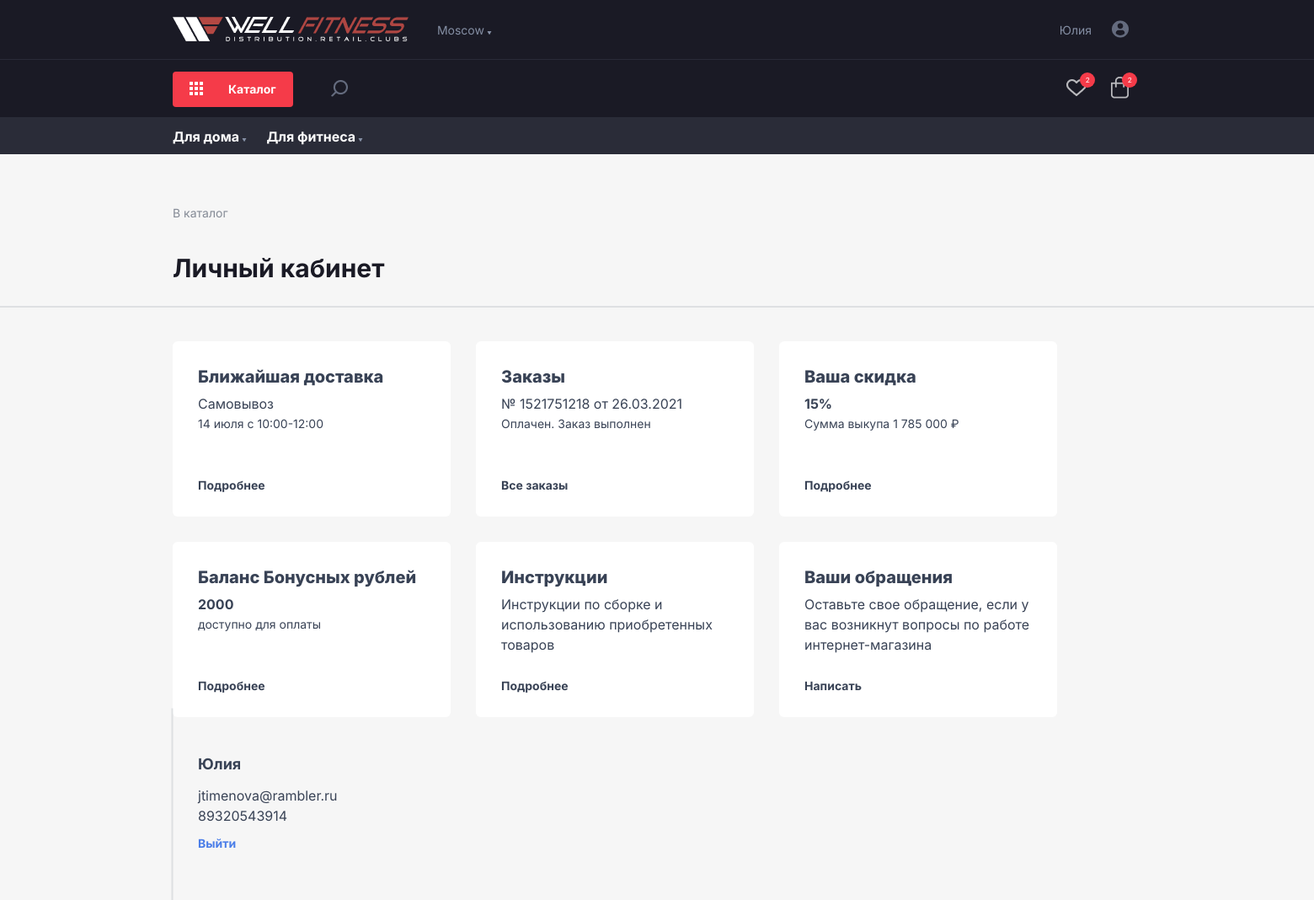
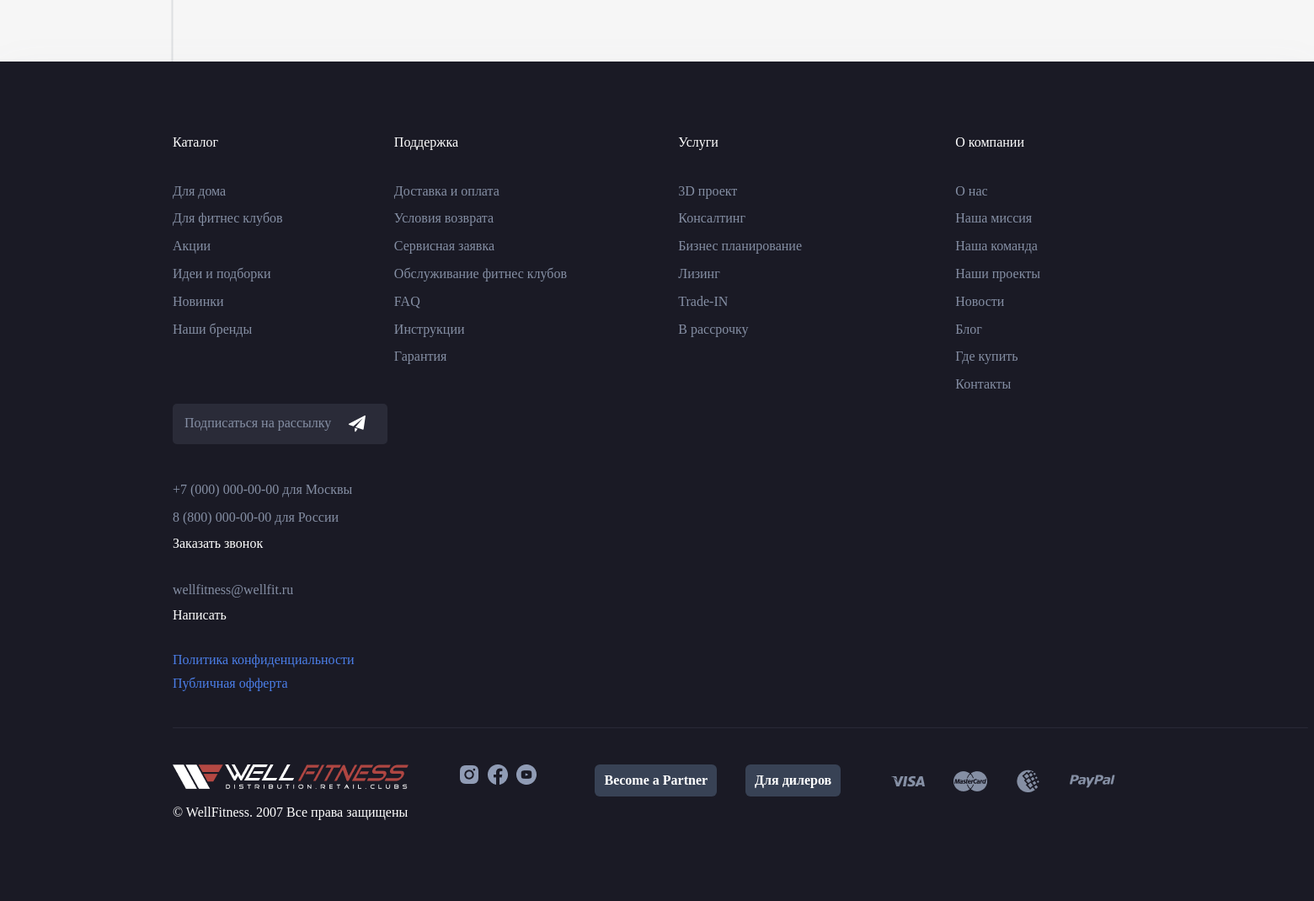
Page /lk.php (signed in) on the committed database (2 pictures, top to bottom).
### tables this page shows
CREATE TABLE `user` (
  `id` int(11) NOT NULL,
  `name` varchar(50) NOT NULL,
  `email` varchar(100) NOT NULL,
  `phone` varchar(20) NOT NULL,
  `password` varchar(50) NOT NULL,
  `rights` varchar(255) NOT NULL
);

### include/about.php (the view, shortened to what this page needs)
<?php
require_once ("db_connect.php");
if (isset ($_SESSION['user'])) {
    $user_id = $_SESSION['user']['id'];
    $sql = "SELECT * FROM `user` WHERE `id`='$user_id'";
    $res = $mysqli->query($sql);
    if ($res->num_rows > 0) {
        while ($resArticle = $res->fetch_assoc()) {
            ?>
            <div class="lk__user">
                <h3 class="lk__user__name">
                    <?= $resArticle['name'] ?>
                </h3>
                <p class="lk__user__email">
                    <?= $resArticle['email'] ?>
                </p>
                <p class="lk__user__phone">
                    <?= $resArticle['phone'] ?>
                </p>
                <a href="include/logout.php">
                        <p class="lk__user__exit" style="margin-bottom: 20px;">Выйти</p>
                    </a>
            </div>
            <?php
        }
    } else {
        echo "Пользователь не найден в базе данных";
        header("Location: {$_SERVER['HTTP_REFERER']}");
    }
} else {
    echo "Пользователь не авторизован";
    header("Location: {$_SERVER['HTTP_REFERER']}");
}
?>

### include/header.php (shortened to what this page needs)
<?php
include ('include/db_connect.php');
?>
<header itemscope itemtype="http://schema.org/Organization">
    <nav class="nav">
        <div class="container-full">
            <div class="row justify__content__between align__items__center pt-10px">
                <div class="col-auto">
                    <ul>
                        <li class="nav__logo"><a href="index.php"><img src="img/nav/logo.png" alt="logo"></a>
                        </li>
                        <li class="nav__item"><a href="#" class="nav__link nav__city">Moscow</span></a></li>
                    </ul>
                </div>
                <div class="col-auto">
                    <?php
                    if (
                        isset ($_SESSION['user']) == 'user' || isset ($_SESSION['user']
                    )
                    ) {
                        if (isset ($_SESSION['user'])) {
                            $user_id = $_SESSION['user']['id'];
                            $sql = "SELECT * FROM `user` WHERE `id`='$user_id'";
                            $res = $mysqli->query($sql);
                            if ($res->num_rows > 0) {
                                while ($resArticle = $res->fetch_assoc()) {
                                    ?>
                                    <li class="nav__item"><a href="lk.php" class="nav__link">
                                            <?= $resArticle['name'] ?>
                                        </a></li>
                                    <li class="nav__item"><a href="#" class="nav__img"><img src="img/nav/profile.png" alt="profile"></a>
                                    </li>
                                <?php }
                            }
                        }
                    } ?>
                </div>
            </div>
        </div>
        <img class="nav__line" src="img/nav/line.png" alt="">
    </nav>
    <nav class="nav">
        <div class="container-full">
            <div class="row justify__content__between align__items__center">
                <div class="col-auto">
                    <ul>
                        <li class="nav__logo"><a href="catalog.php" class="nav__btn"><img class="btn__img"
                                    src="img/nav/menu.png" alt="menu">Каталог</a></li>
                        <li class="nav__item"><a href="#" class="nav__img nav__search"><img src="img/nav/search.png"
                                    alt="search"></a>
                        </li>
                    </ul>
                </div>
                <div class="col-auto">
                    <li class="nav__item"><a href="favorites.php" class="nav__img"><img src="img/nav/favor.png"
                                alt="favorites"></a>
                        <?php
                        $totalItems = 0;
                        if (isset ($_SESSION['user'])) {
                            $user_id = $_SESSION['user']['id'];
                            $sql = "SELECT title, current_price, old_price FROM favorites WHERE `user_id`='$user_id'";
                            $result = $mysqli->query($sql);
                            if ($result->num_rows > 0) {
                                while ($row = $result->fetch_assoc()) {
                                    $totalItems++;
                                }
                            }
                        }
                        ?>
                        <span id="counter2">
                            <?php echo $totalItems; ?>
                        </span>
                    </li>
                    <li class="nav__item">
                        <a href="cart.php" class="nav__img"><img src="img/nav/cart.png" alt="cart"></a>
                        <?php
                        $totalItems = 0;
                        if (isset ($_SESSION['user'])) {
                            $user_id = $_SESSION['user']['id'];
                            $sql = "SELECT title, current_price, old_price FROM product WHERE `user_id`='$user_id'";
                            $result = $mysqli->query($sql);
                            if ($result->num_rows > 0) {
                                while ($row = $result->fetch_assoc()) {
                                    $totalItems++;
                                }
                            }
                        } ?>
                        <span id="counter3">
                            <?php echo $totalItems; ?>
                        </span>
                    </li>
                </div>
            </div>
        </div>
    </nav>
    <section class="menu">
        <div class="container-full">
            <div class="row justify__content__between align__items__center">
                <div class="col-auto">
                    <ul>
                        <li class="nav__item"><a href="for_home.php" class="menu__link nav__menu">Для
                                дома</span></a></li>
                        <li class="nav__item"><a href="for_fitness.php" class="menu__link nav__menu">Для
                                фитнеса</span></a></li>
                    </ul>
                </div>
            </div>
        </div>
    </section>
</header>

### css/style.css (style rules this page uses)
:root { --inline-block: inline-block; }
* { font-family: 'Inter', 'Arial', sans-serif; font-size: 14px; font-style: normal; font-weight: 400; box-sizing: border-box; }
a { text-decoration: none; cursor: pointer; }
body { overflow-x: hidden; background: #F6F6F6; overflow-x: hidden; box-sizing: border-box; }
.nav { padding: 10px 0; background: #1A1A25; box-sizing: border-box; font-family: 'Inter', 'Arial', sans-serif; font-size: 14px; }
.nav__item, .nav__logo { display: var(--inline-block); box-sizing: border-box; padding: 10px 0; vertical-align: middle; }
.nav__item:last-child { margin-right: 0; }
.nav__img { vertical-align: middle; margin-right: 5px; padding: 10px; }
.nav__city { margin-left: 20px; margin-right: 234px; }
.nav__city::after, .nav__menu::after { content: url(../img/nav/arrow.png); margin-left: 3px; display: var(--inline-block); }
.nav__link, .nav__sign { color: #858FA4; padding: 10px; }
.nav__item { position: relative; display: inline-block; }
#counter1, #counter2, #counter3 { position: absolute; right: 0.3rem; background: rgb(245, 59, 73); color: rgb(255, 255, 255); border-radius: 50%; font-size: 60%; padding: 0.3rem; width: 18px; height: 18px; text-align: center; }
#counter1, #counter2 { top: 2px; }
#counter3 { top: 5px; }
.nav__search { margin-left: 30px; }
.nav__btn { border-radius: 4px; background: #F53B49; padding: 12px 20px 13px 20px; color: #fff; font-weight: 700; }
.nav__line { position: absolute; top: 70px; }
.btn__img { padding-right: 30px; vertical-align: bottom; }
.menu { padding: 5px 0; background: #2A2C38; box-sizing: border-box; height: 44px; font-family: 'Inter', 'Arial', sans-serif; }
.menu__link { color: #FFF; font-weight: 700; margin-right: 19px; position: relative; }

### css/grid.css (style rules this page uses)
.container, .container-full { margin: 0 auto; padding: 0 10px; box-sizing: border-box; }
.container-full { width: 75%; }
.row { display: flex; flex-wrap: wrap; }
.justify__content__between { justify-content: space-between; }
.align__items__center { align-items: center; }
.col-auto { padding: 0; box-sizing: border-box; }

### css/pages.css (style rules this page uses)
.lk__user { padding: 12px 30px; }
.lk__user__name { color: rgb(56, 66, 85); font-size: 18px; font-weight: 600; line-height: 150%; margin-bottom: 12px; }
.lk__user__email, .lk__user__phone { color: rgb(56, 66, 85); font-size: 16px; line-height: 150%; }
.lk__user__phone { margin-bottom: 12px; }
.lk__user__exit { color: rgb(75, 126, 232); font-weight: 700; line-height: 17px; cursor: pointer; }

### rows in the picture
user: name "Юлия", email "jtimenova@rambler.ru", phone "89320543914"

### other values in the picture
$totalItems "2"
